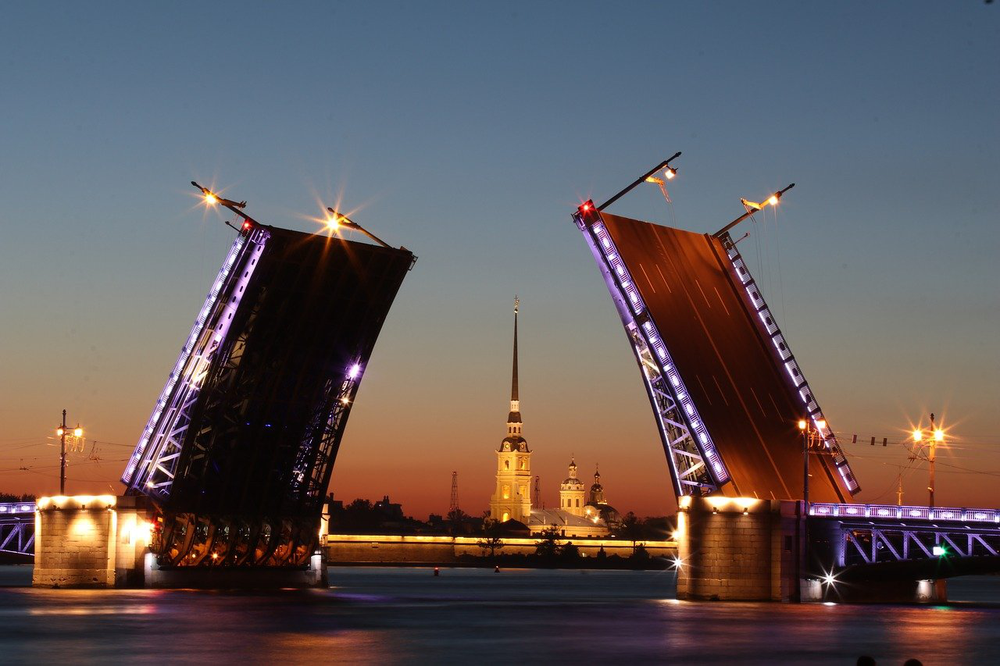
#> input picture data/orig/img_rgb1.png, 1000 x 666 px, shrunk from 1280 x 853 before the run; its folder holds only this picture in this run
$ python main.py
#> lines starting #> are read from the running program, lines starting #| are printed output that depends on the picture; after the words box and inside, x2 and y2 are one past the last pixel; in counts of white or black regions, pixels touching at a corner belong together
import cv2
import numpy as np
import os

def erode_cv2(img, kernel, i):
    img_eroded = cv2.erode(img, kernel)
    cv2.imwrite('data/eroded/cv2/cv2_img'+str(i)+'.jpg', img_eroded)

def erode_nat(img_bin, kernel, num):

    img_h, img_w = img_bin.shape
    kernel_h, kernel_w = kernel.shape
    pad_h = kernel_h // 2
    pad_w = kernel_w // 2

    img_pad = np.pad(img_bin, ((pad_h, pad_h), (pad_w, pad_w)), mode='constant', constant_values=0)
    img_erode = np.zeros_like(img_bin)

    for i in range(img_h):
        for j in range(img_w):
            roi = img_pad[i:i + kernel_h, j:j + kernel_w]
            if np.array_equal(roi & kernel, kernel):
                img_erode[i, j] = 255

    cv2.imwrite('data/eroded/native/native_img'+str(num)+'.jpg', img_erode)

if __name__ == '__main__':
    kernel = np.ones((3,3), np.uint8)
    paths = os.listdir('data/orig')
    imgs_bin = []
    for i in range(len(paths)):
        img = cv2.imread('data/orig/'+paths[i], cv2.IMREAD_GRAYSCALE)
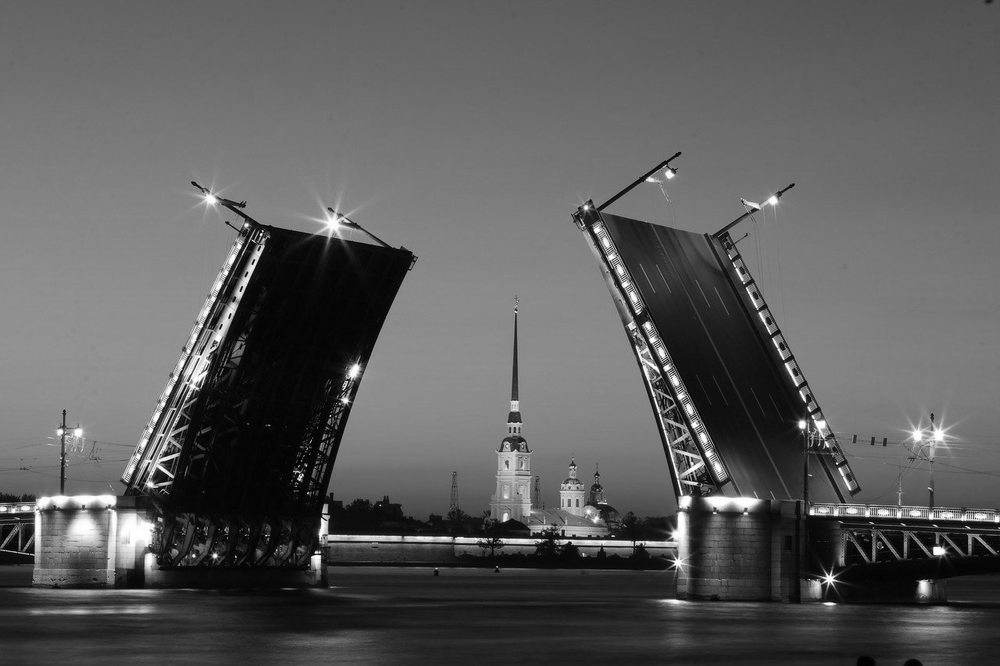
#> img: shape (666, 1000); min 0, max 255, mean 91.8
        ret,th = cv2.threshold(img, 0, 255, cv2.THRESH_OTSU)
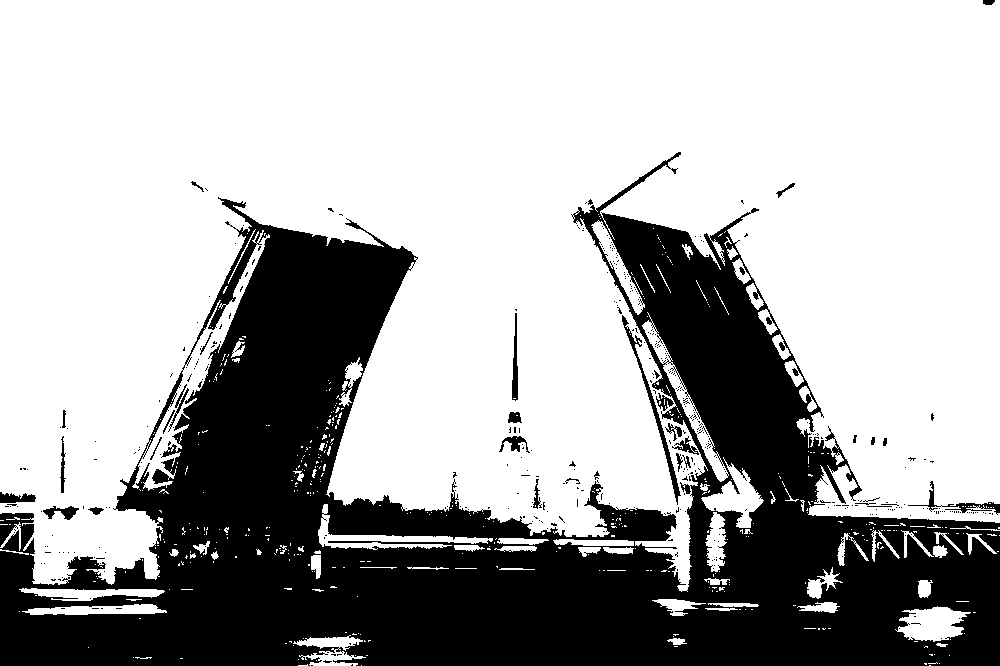
#> th: shape (666, 1000); 67.9% white; 416 black regions (383 under 20 px), largest, box (x1, y1, x2, y2) and area: (0, 152, 1000, 666) 208947, (622, 315, 681, 505) 827, (908, 481, 1000, 515) 445
#> ret = 75
        imgs_bin.append(th)
        cv2.imwrite('data/bin/bin_img'+str(i)+'.png', th)
    for i in range(len(imgs_bin)):
        erode_cv2(imgs_bin[i],kernel,i)
        erode_nat(imgs_bin[i],kernel,i)
#> this loop made 1 pass
#> (img_h in erode_nat, img_w in erode_nat, kernel_h in erode_nat, kernel_w in erode_nat, pad_h in erode_nat, pad_w in erode_nat) on pass 1: (666, 1000, 3, 3, 1, 1)
#> pass 1, in erode_cv2, `img_eroded = cv2.erode(img, kernel)`:
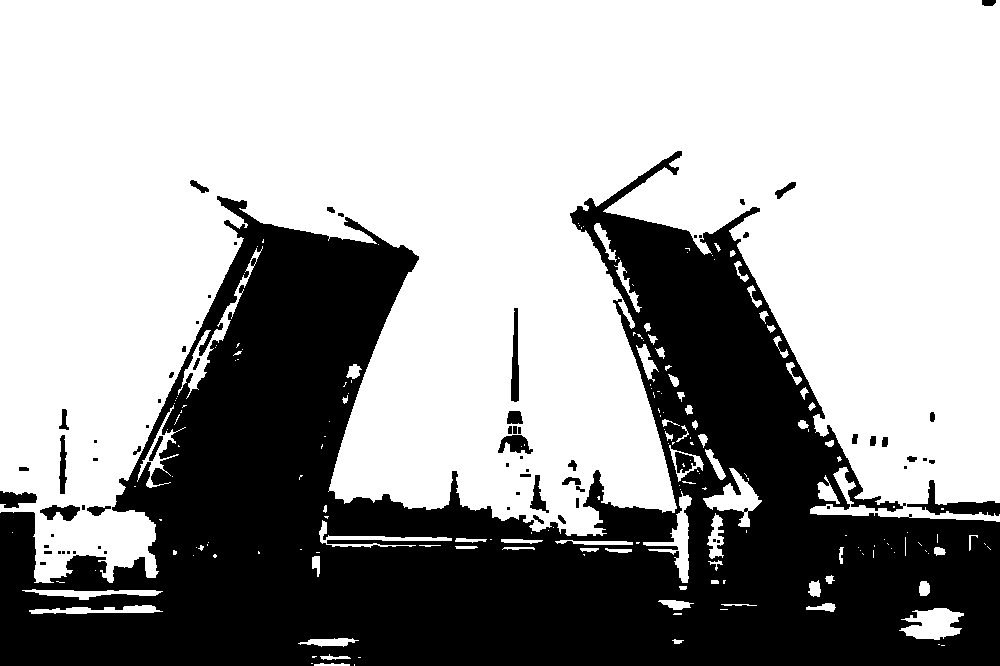
#> img_eroded: shape (666, 1000); 64.2% white; 71 black regions (29 under 20 px), largest, box (x1, y1, x2, y2) and area: (0, 151, 1000, 666) 232777, (907, 480, 1000, 516) 1014, (511, 308, 519, 402) 542
#> pass 1, in erode_nat, `img_pad = np.pad(img_bin, ((pad_h, pad_h), (pad_w, pad_w)), mode='cons..`:
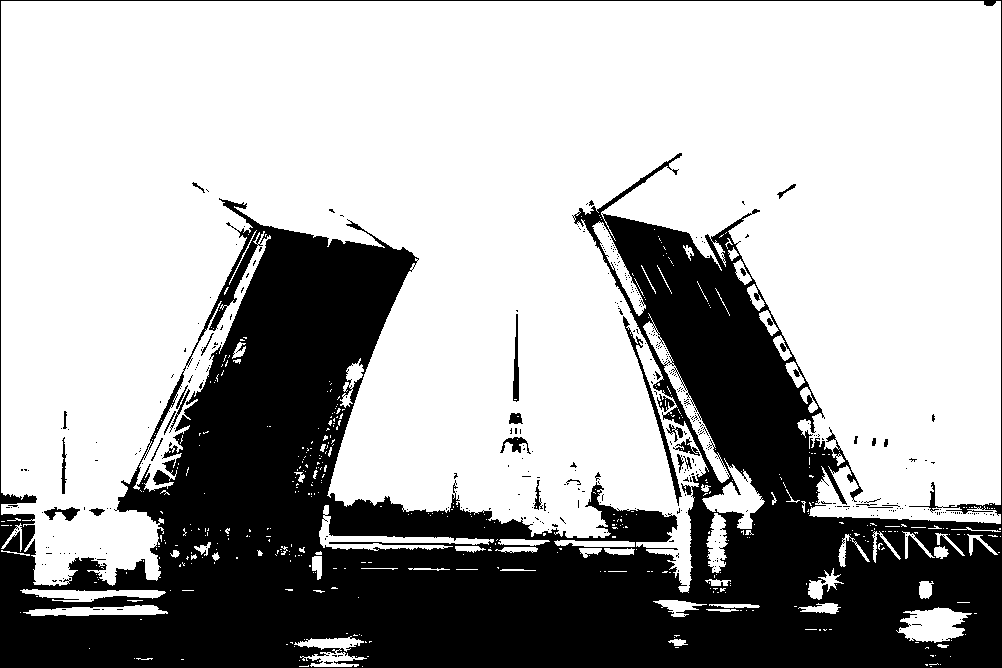
#> img_pad: shape (668, 1002); 67.5% white; 411 black regions (381 under 20 px), largest, box (x1, y1, x2, y2) and area: (0, 0, 1002, 668) 213058, (623, 316, 682, 506) 827, (513, 314, 519, 402) 332
#> pass 1, in erode_nat, `cv2.imwrite('data/eroded/native/native_img'+str(num)+'.jpg', img_erode)`:
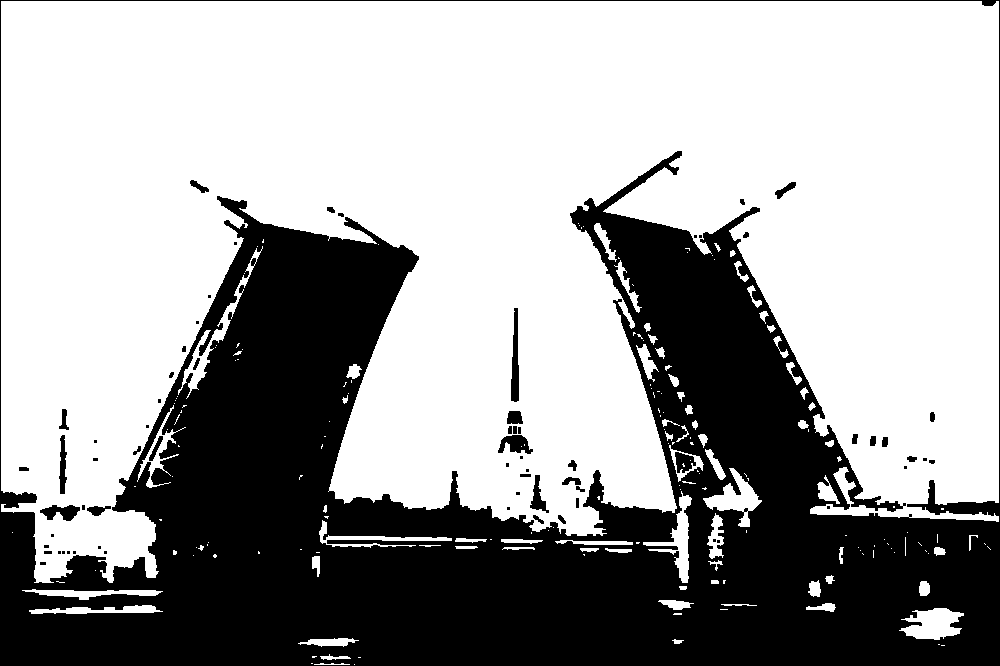
#> saved as native_img0.jpg: shape (666, 1000); 63.9% white; 68 black regions (29 under 20 px), largest, box (x1, y1, x2, y2) and area: (0, 0, 1000, 666) 236335, (511, 308, 519, 402) 542, (498, 435, 533, 454) 408

$ run again, on data/orig/noisy_img_rgb1.png
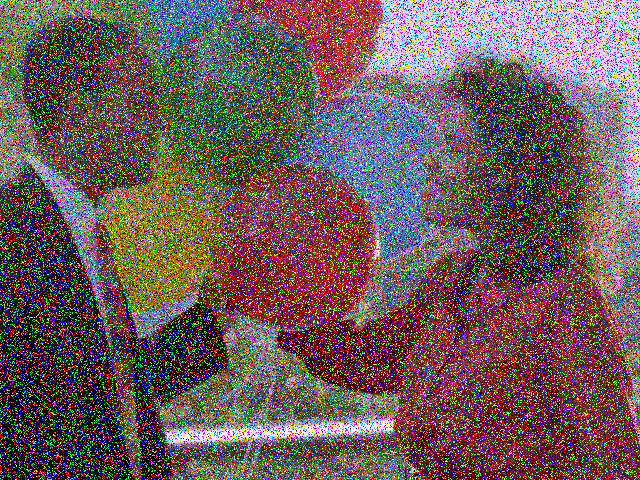
#> input picture data/orig/noisy_img_rgb1.png, 640 x 480 px
#> `ret,th = cv2.threshold(img, 0, 255, cv2.THRESH_OTSU)`:
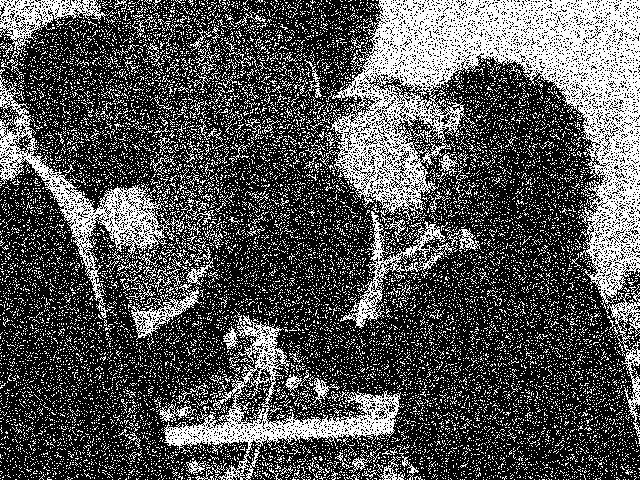
#> th: shape (480, 640); 32.5% white in thin lines or dots
#> ret = 116
#> the loop `for i in range(len(imgs_bin)):` made 1 pass
#> (img_h in erode_nat, img_w in erode_nat, kernel_h in erode_nat, kernel_w in erode_nat, pad_h in erode_nat, pad_w in erode_nat) on pass 1: (480, 640, 3, 3, 1, 1)
#> pass 1, in erode_nat, `cv2.imwrite('data/eroded/native/native_img'+str(num)+'.jpg', img_erode)`:
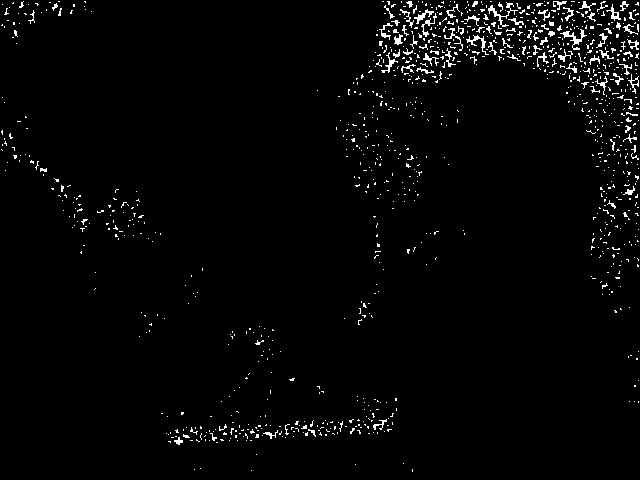
#> saved as native_img0.jpg: shape (480, 640); 2.3% white in thin lines or dots

$ run again, on data/orig/noisy_img_rgb2.png
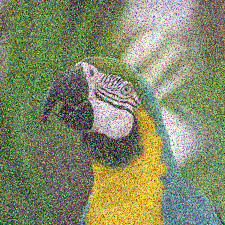
#> input picture data/orig/noisy_img_rgb2.png, 225 x 225 px
#> `ret,th = cv2.threshold(img, 0, 255, cv2.THRESH_OTSU)`:
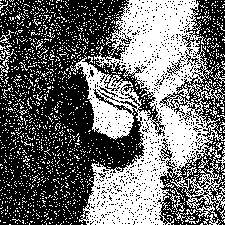
#> th: shape (225, 225); 43% white; 1690 white regions (1674 under 20 px), largest, box (x1, y1, x2, y2) and area: (70, 0, 225, 225) 17074, (0, 45, 14, 76) 119, (170, 194, 185, 212) 76
#> ret = 137
#> the loop `for i in range(len(imgs_bin)):` made 1 pass
#> (img_h in erode_nat, img_w in erode_nat, kernel_h in erode_nat, kernel_w in erode_nat, pad_h in erode_nat, pad_w in erode_nat) on pass 1: (225, 225, 3, 3, 1, 1)
#> pass 1, in erode_nat, `cv2.imwrite('data/eroded/native/native_img'+str(num)+'.jpg', img_erode)`:
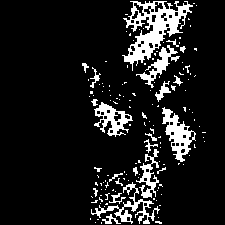
#> saved as native_img0.jpg: shape (225, 225); 11.3% white; 142 white regions (121 under 20 px), largest, box (x1, y1, x2, y2) and area: (122, 1, 193, 71) 1799, (162, 107, 196, 162) 752, (91, 182, 160, 224) 620

$ run again, on data/orig/img_rgb2.png
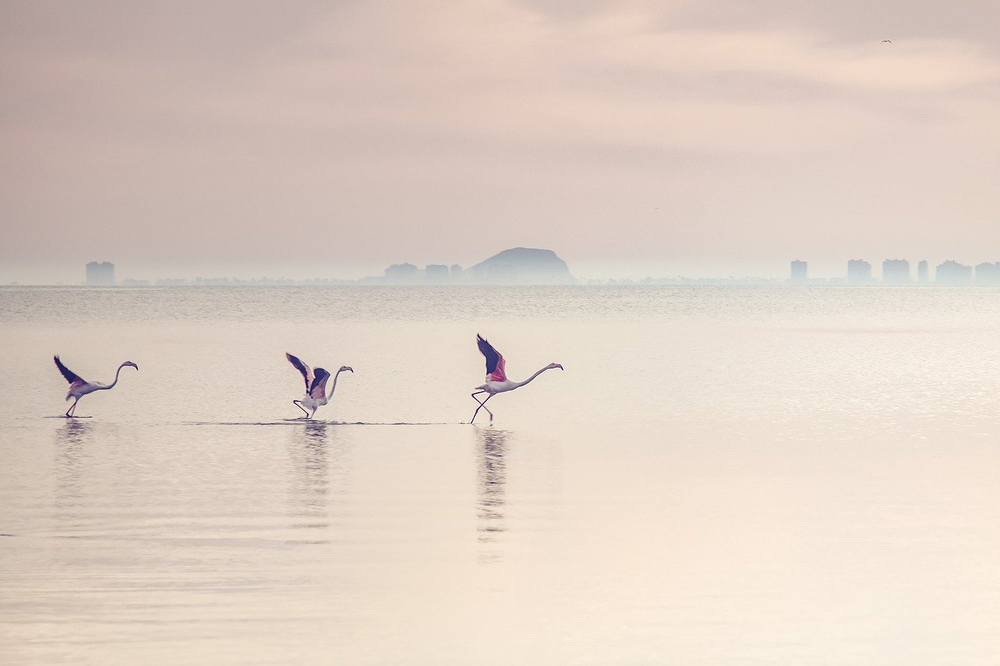
#> input picture data/orig/img_rgb2.png, 1000 x 666 px, shrunk from 1280 x 853 before the run
#> `ret,th = cv2.threshold(img, 0, 255, cv2.THRESH_OTSU)`:
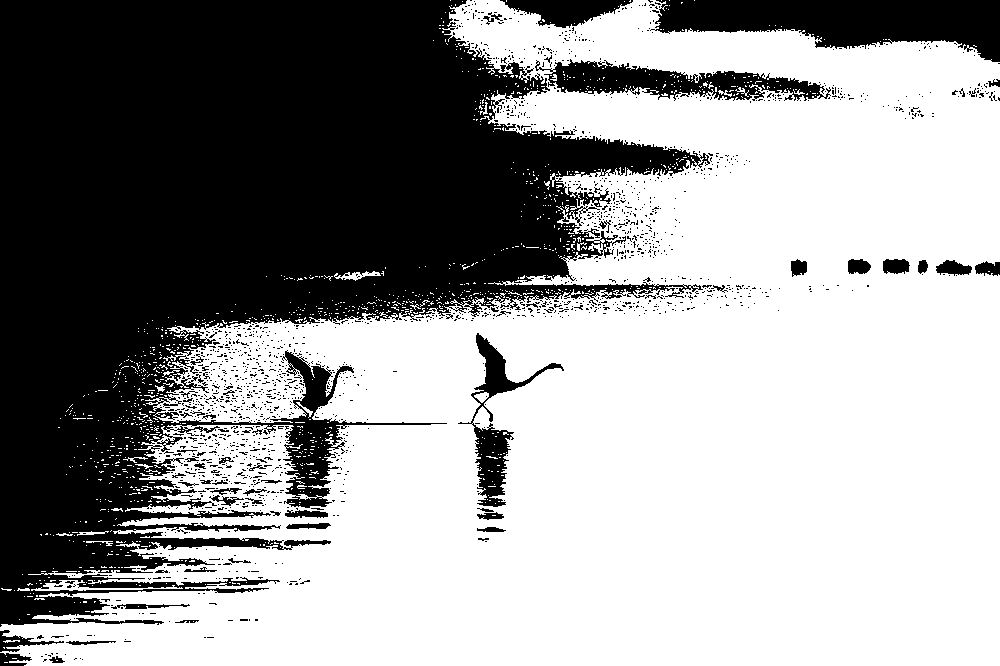
#> th: shape (666, 1000); 60.7% white; 1741 black regions (1675 under 20 px), largest, box (x1, y1, x2, y2) and area: (0, 0, 710, 627) 227179, (650, 0, 1000, 62) 13367, (535, 59, 831, 101) 5718
#> ret = 207
#> the loop `for i in range(len(imgs_bin)):` made 1 pass
#> (img_h in erode_nat, img_w in erode_nat, kernel_h in erode_nat, kernel_w in erode_nat, pad_h in erode_nat, pad_w in erode_nat) on pass 1: (666, 1000, 3, 3, 1, 1)
#> pass 1, in erode_nat, `cv2.imwrite('data/eroded/native/native_img'+str(num)+'.jpg', img_erode)`:
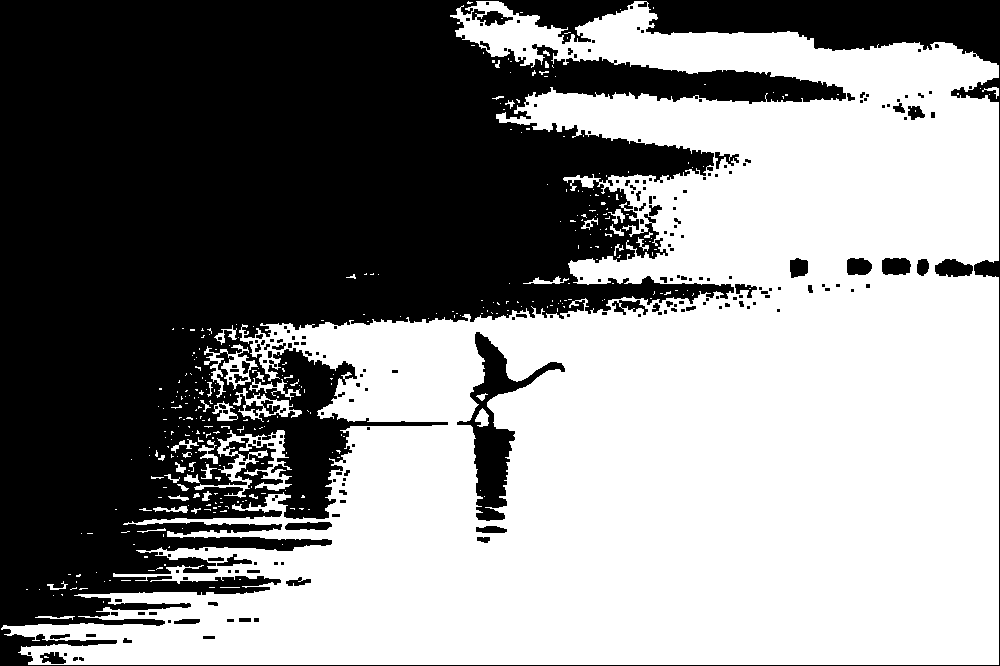
#> saved as native_img0.jpg: shape (666, 1000); 54.2% white; 221 black regions (150 under 20 px), largest, box (x1, y1, x2, y2) and area: (0, 0, 1000, 666) 292641, (457, 332, 565, 521) 5135, (935, 259, 973, 277) 508
